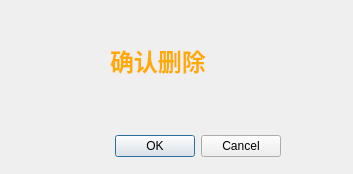
<?xml version="1.0" encoding="UTF-8"?>
<ui version="4.0">
 <class>Dialog</class>
 <widget class="QDialog" name="Dialog">
  <property name="geometry">
   <rect>
    <x>0</x>
    <y>0</y>
    <width>353</width>
    <height>174</height>
   </rect>
  </property>
  <property name="windowTitle">
   <string>Dialog</string>
  </property>
  <widget class="QDialogButtonBox" name="buttonBox">
   <property name="geometry">
    <rect>
     <x>80</x>
     <y>130</y>
     <width>201</width>
     <height>32</height>
    </rect>
   </property>
   <property name="orientation">
    <enum>Qt::Horizontal</enum>
   </property>
   <property name="standardButtons">
    <set>QDialogButtonBox::Cancel|QDialogButtonBox::Ok</set>
   </property>
  </widget>
  <widget class="QLabel" name="label">
   <property name="geometry">
    <rect>
     <x>110</x>
     <y>40</y>
     <width>131</width>
     <height>41</height>
    </rect>
   </property>
   <property name="text">
    <string>&lt;html&gt;&lt;head/&gt;&lt;body&gt;&lt;p&gt;&lt;span style=&quot; font-size:18pt; font-weight:600; color:#ffaa00;&quot;&gt;确认删除&lt;/span&gt;&lt;/p&gt;&lt;/body&gt;&lt;/html&gt;</string>
   </property>
  </widget>
 </widget>
 <resources/>
 <connections>
  <connection>
   <sender>buttonBox</sender>
   <signal>accepted()</signal>
   <receiver>Dialog</receiver>
   <slot>accept()</slot>
   <hints>
    <hint type="sourcelabel">
     <x>248</x>
     <y>254</y>
    </hint>
    <hint type="destinationlabel">
     <x>157</x>
     <y>274</y>
    </hint>
   </hints>
  </connection>
  <connection>
   <sender>buttonBox</sender>
   <signal>rejected()</signal>
   <receiver>Dialog</receiver>
   <slot>reject()</slot>
   <hints>
    <hint type="sourcelabel">
     <x>316</x>
     <y>260</y>
    </hint>
    <hint type="destinationlabel">
     <x>286</x>
     <y>274</y>
    </hint>
   </hints>
  </connection>
 </connections>
</ui>
